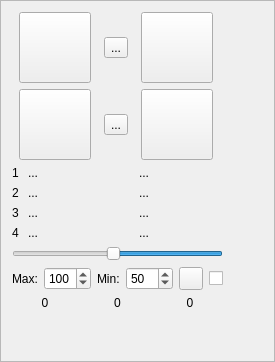
          <widget class="QFrame" name="frame">
           <property name="frameShape">
            <enum>QFrame::StyledPanel</enum>
           </property>
           <property name="frameShadow">
            <enum>QFrame::Raised</enum>
           </property>
           <layout class="QHBoxLayout" name="horizontalLayout_10">
            <item>
             <layout class="QVBoxLayout" name="verticalLayout_2">
              <item>
               <layout class="QGridLayout" name="gridLayout">
                <item row="1" column="0">
                 <widget class="QToolButton" name="btnTurnLeft">
                  <property name="text">
                   <string/>
                  </property>
                  <property name="icon">
                   <iconset>
                    <normaloff>left-arrow.png</normaloff>left-arrow.png</iconset>
                  </property>
                  <property name="iconSize">
                   <size>
                    <width>64</width>
                    <height>64</height>
                   </size>
                  </property>
                 </widget>
                </item>
                <item row="1" column="2">
                 <widget class="QToolButton" name="btnTurnRight">
                  <property name="text">
                   <string/>
                  </property>
                  <property name="icon">
                   <iconset>
                    <normaloff>right-arrow.png</normaloff>right-arrow.png</iconset>
                  </property>
                  <property name="iconSize">
                   <size>
                    <width>64</width>
                    <height>64</height>
                   </size>
                  </property>
                 </widget>
                </item>
                <item row="0" column="1">
                 <widget class="QToolButton" name="btnTurnCenter">
                  <property name="text">
                   <string>...</string>
                  </property>
                  <property name="icon">
                   <iconset>
                    <normaloff>up-arrow-black.png</normaloff>up-arrow-black.png</iconset>
                  </property>
                  <property name="iconSize">
                   <size>
                    <width>64</width>
                    <height>64</height>
                   </size>
                  </property>
                 </widget>
                </item>
                <item row="1" column="1">
                 <widget class="QToolButton" name="btnStop">
                  <property name="text">
                   <string>...</string>
                  </property>
                  <property name="icon">
                   <iconset>
                    <normaloff>stop.png</normaloff>stop.png</iconset>
                  </property>
                  <property name="iconSize">
                   <size>
                    <width>64</width>
                    <height>64</height>
                   </size>
                  </property>
                 </widget>
                </item>
                <item row="0" column="2">
                 <widget class="QToolButton" name="btnRotateRight">
                  <property name="text">
                   <string/>
                  </property>
                  <property name="icon">
                   <iconset>
                    <normaloff>rotate.png</normaloff>rotate.png</iconset>
                  </property>
                  <property name="iconSize">
                   <size>
                    <width>64</width>
                    <height>64</height>
                   </size>
                  </property>
                 </widget>
                </item>
                <item row="0" column="0">
                 <widget class="QToolButton" name="btnRotateLeft">
                  <property name="text">
                   <string/>
                  </property>
                  <property name="icon">
                   <iconset>
                    <normaloff>rotate-ccw.png</normaloff>rotate-ccw.png</iconset>
                  </property>
                  <property name="iconSize">
                   <size>
                    <width>64</width>
                    <height>64</height>
                   </size>
                  </property>
                 </widget>
                </item>
               </layout>
              </item>
              <item>
               <layout class="QGridLayout" name="gridLayout_2" columnstretch="1,10,8">
                <item row="3" column="0">
                 <widget class="QLabel" name="label_2">
                  <property name="text">
                   <string>4</string>
                  </property>
                 </widget>
                </item>
                <item row="1" column="1">
                 <widget class="QLabel" name="labelFunc2">
                  <property name="text">
                   <string>...</string>
                  </property>
                 </widget>
                </item>
                <item row="0" column="0">
                 <widget class="QLabel" name="label_16">
                  <property name="text">
                   <string>1</string>
                  </property>
                 </widget>
                </item>
                <item row="2" column="0">
                 <widget class="QLabel" name="label_26">
                  <property name="text">
                   <string>3</string>
                  </property>
                 </widget>
                </item>
                <item row="1" column="0">
                 <widget class="QLabel" name="label_21">
                  <property name="text">
                   <string>2</string>
                  </property>
                 </widget>
                </item>
                <item row="1" column="2">
                 <widget class="QLabel" name="labelPar2">
                  <property name="text">
                   <string>...</string>
                  </property>
                 </widget>
                </item>
                <item row="0" column="1">
                 <widget class="QLabel" name="labelFunc1">
                  <property name="text">
                   <string>...</string>
                  </property>
                 </widget>
                </item>
                <item row="0" column="2">
                 <widget class="QLabel" name="labelPar1">
                  <property name="text">
                   <string>...</string>
                  </property>
                 </widget>
                </item>
                <item row="2" column="1">
                 <widget class="QLabel" name="labelFunc3">
                  <property name="text">
                   <string>...</string>
                  </property>
                 </widget>
                </item>
                <item row="2" column="2">
                 <widget class="QLabel" name="labelPar3">
                  <property name="text">
                   <string>...</string>
                  </property>
                 </widget>
                </item>
                <item row="3" column="1">
                 <widget class="QLabel" name="labelFunc4">
                  <property name="text">
                   <string>...</string>
                  </property>
                 </widget>
                </item>
                <item row="3" column="2">
                 <widget class="QLabel" name="labelPar4">
                  <property name="text">
                   <string>...</string>
                  </property>
                 </widget>
                </item>
               </layout>
              </item>
              <item>
               <widget class="QSlider" name="hSliderFollowLine">
                <property name="layoutDirection">
                 <enum>Qt::RightToLeft</enum>
                </property>
                <property name="minimum">
                 <number>-7</number>
                </property>
                <property name="maximum">
                 <number>16</number>
                </property>
                <property name="value">
                 <number>5</number>
                </property>
                <property name="orientation">
                 <enum>Qt::Horizontal</enum>
                </property>
               </widget>
              </item>
              <item>
               <layout class="QHBoxLayout" name="horizontalLayout_13">
                <item>
                 <widget class="QLabel" name="label_24">
                  <property name="maximumSize">
                   <size>
                    <width>35</width>
                    <height>16777215</height>
                   </size>
                  </property>
                  <property name="text">
                   <string>Max:</string>
                  </property>
                 </widget>
                </item>
                <item>
                 <widget class="QSpinBox" name="spinBoxMaxVelSet">
                  <property name="maximum">
                   <number>255</number>
                  </property>
                  <property name="value">
                   <number>100</number>
                  </property>
                 </widget>
                </item>
                <item>
                 <widget class="QLabel" name="label_29">
                  <property name="maximumSize">
                   <size>
                    <width>35</width>
                    <height>16777215</height>
                   </size>
                  </property>
                  <property name="text">
                   <string>Min:</string>
                  </property>
                 </widget>
                </item>
                <item>
                 <widget class="QSpinBox" name="spinBoxMinVelSet">
                  <property name="maximum">
                   <number>255</number>
                  </property>
                  <property name="value">
                   <number>50</number>
                  </property>
                 </widget>
                </item>
                <item>
                 <widget class="QToolButton" name="btnPubVelSetting">
                  <property name="text">
                   <string/>
                  </property>
                  <property name="icon">
                   <iconset>
                    <normaloff>continue.png</normaloff>continue.png</iconset>
                  </property>
                 </widget>
                </item>
                <item>
                 <widget class="QCheckBox" name="checkBoxFollowLineFake">
                  <property name="maximumSize">
                   <size>
                    <width>14</width>
                    <height>16777215</height>
                   </size>
                  </property>
                  <property name="text">
                   <string/>
                  </property>
                  <property name="checked">
                   <bool>false</bool>
                  </property>
                 </widget>
                </item>
               </layout>
              </item>
              <item>
               <layout class="QHBoxLayout" name="horizontalLayout_11">
                <item>
                 <widget class="QLabel" name="labelLeftVel">
                  <property name="text">
                   <string>0</string>
                  </property>
                  <property name="alignment">
                   <set>Qt::AlignCenter</set>
                  </property>
                 </widget>
                </item>
                <item>
                 <widget class="QLabel" name="labelBaseVel">
                  <property name="text">
                   <string>0</string>
                  </property>
                  <property name="alignment">
                   <set>Qt::AlignCenter</set>
                  </property>
                 </widget>
                </item>
                <item>
                 <widget class="QLabel" name="labelRightVel">
                  <property name="text">
                   <string>0</string>
                  </property>
                  <property name="alignment">
                   <set>Qt::AlignCenter</set>
                  </property>
                 </widget>
                </item>
               </layout>
              </item>
              <item>
               <spacer name="verticalSpacer_4">
                <property name="orientation">
                 <enum>Qt::Vertical</enum>
                </property>
                <property name="sizeHint" stdset="0">
                 <size>
                  <width>20</width>
                  <height>40</height>
                 </size>
                </property>
               </spacer>
              </item>
             </layout>
            </item>
            <item>
             <spacer name="horizontalSpacer_3">
              <property name="orientation">
               <enum>Qt::Horizontal</enum>
              </property>
              <property name="sizeHint" stdset="0">
               <size>
                <width>40</width>
                <height>20</height>
               </size>
              </property>
             </spacer>
            </item>
           </layout>
          </widget>
